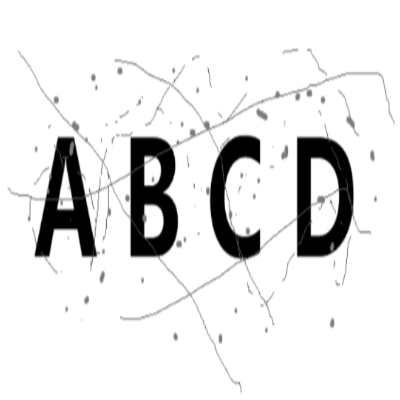
#> input picture resized_zzz.png, 400 x 400 px
$ python q2.py
#> lines starting #> are read from the running program, lines starting #| are printed output that depends on the picture
import cv2
import numpy as np
import matplotlib.pyplot as plt

def erode_once(img, kernel):
    # Get dimensions
    k_h, k_w = kernel.shape
    pad_h, pad_w = k_h // 2, k_w // 2
    img_padded = np.pad(img, ((pad_h, pad_h), (pad_w, pad_w)), mode='constant', constant_values=0)
    eroded_img = np.zeros_like(img)

    # Erosion with fit and hit
    for i in range(pad_h, img_padded.shape[0] - pad_h):
        for j in range(pad_w, img_padded.shape[1] - pad_w):
            region = img_padded[i - pad_h:i + pad_h + 1, j - pad_w:j + pad_w + 1]
            eroded_img[i - pad_h, j - pad_w] = np.max(region * kernel)  # Fit condition using max value

    return eroded_img

def dilate_once(img, kernel):
    # Get dimensions
    k_h, k_w = kernel.shape
    pad_h, pad_w = k_h // 2, k_w // 2
    img_padded = np.pad(img, ((pad_h, pad_h), (pad_w, pad_w)), mode='constant', constant_values=255)
    dilated_img = np.zeros_like(img)

    # Dilation with fit and hit
    for i in range(pad_h, img_padded.shape[0] - pad_h):
        for j in range(pad_w, img_padded.shape[1] - pad_w):
            region = img_padded[i - pad_h:i + pad_h + 1, j - pad_w:j + pad_w + 1]
            dilated_img[i - pad_h, j - pad_w] = np.min(region * kernel)  # Hit condition using min value

    return dilated_img

def erode(img, kernel, iterations):
    for _ in range(iterations):
        img = erode_once(img, kernel)
    return img

def dilate(img, kernel, iterations):
    for _ in range(iterations):
        img = dilate_once(img, kernel)
    return img

def morphology_process(image_path, output_path):
    # Read the image
#> called with image_path = './resized_zzz.png', output_path = './output_2.png'
    img = cv2.imread(image_path, 0)
#> img is the input picture: shape (400, 400); min 0, max 255, mean 229.4
    if img is None:
        raise FileNotFoundError(f"Image at path {image_path} not found.")

    # Select appropriate structuring element
    kernel = np.ones((5, 5), np.uint8)

    # Apply erosion followed by dilation
    eroded = erode(img, kernel, iterations=2)
#> the loop in erode, `for _ in range(iterations):` made 2 passes
#> pass 1, in erode_once, `img_padded = np.pad(img, ((pad_h, pad_h), (pad_w, pad_w)), mode='const..`:
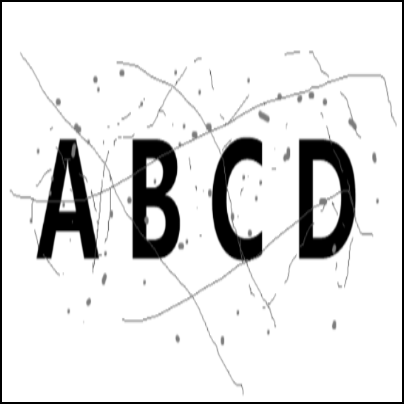
#> img_padded: shape (404, 404); min 0, max 255, mean 224.9
#> pass 1, in erode, `img = erode_once(img, kernel)`:
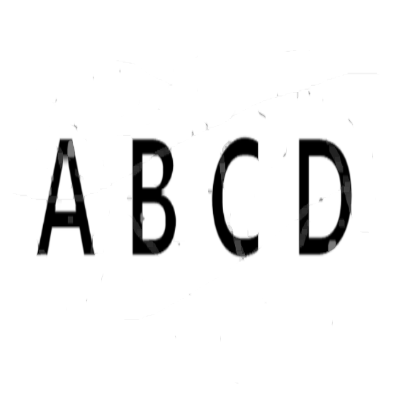
#> img: shape (400, 400); min 0, max 255, mean 239.1
#> pass 2, in erode_once (call 2), `img_padded = np.pad(img, ((pad_h, pad_h), (pad_w, pad_w)), mode='const..`:
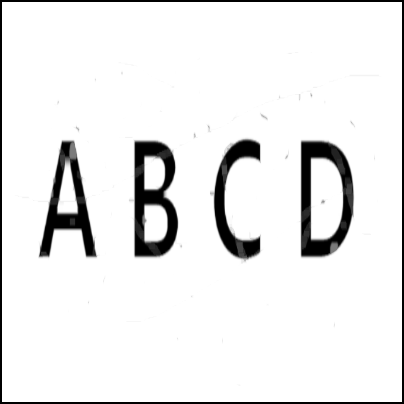
#> img_padded: shape (404, 404); min 0, max 255, mean 234.4
#> pass 2, in erode, `img = erode_once(img, kernel)`:
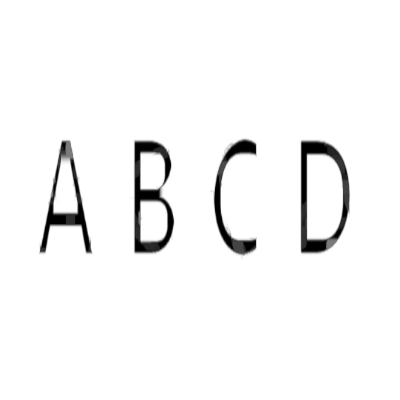
#> img: shape (400, 400); min 0, max 255, mean 245.7
    dilated = dilate(eroded, kernel, iterations=2)
#> the loop in dilate, `for _ in range(iterations):` made 2 passes
#> pass 1, in dilate_once, `img_padded = np.pad(img, ((pad_h, pad_h), (pad_w, pad_w)), mode='const..`:
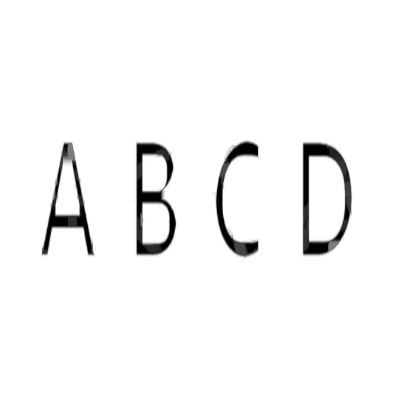
#> img_padded: shape (404, 404); min 0, max 255, mean 245.9
#> pass 2, in dilate_once (call 2), `img_padded = np.pad(img, ((pad_h, pad_h), (pad_w, pad_w)), mode='const..`:
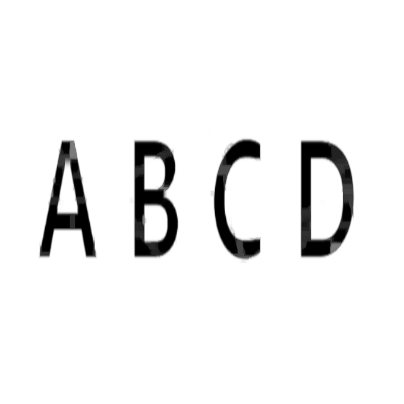
#> img_padded: shape (404, 404); min 0, max 255, mean 239.7
#> pass 2, in dilate, `img = dilate_once(img, kernel)`:
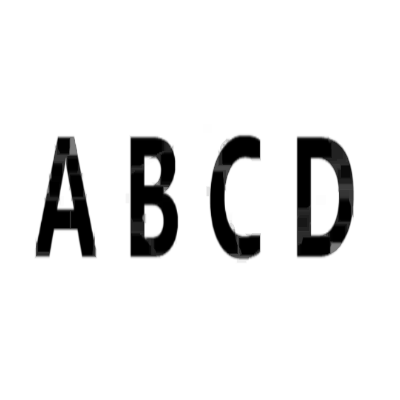
#> img: shape (400, 400); min 0, max 255, mean 232.8

    # Save the result
    cv2.imwrite(output_path, dilated)

    # Display the original and processed images
    plt.figure(figsize=(12,6))
    plt.subplot(121), plt.imshow(img, cmap='gray'), plt.title('Original'), plt.axis('off')
    plt.subplot(122), plt.imshow(dilated, cmap='gray'), plt.title('Processed'), plt.axis('off')
    plt.tight_layout()
    plt.show()

if __name__ == "__main__":
    morphology_process('./resized_zzz.png', './output_2.png')
